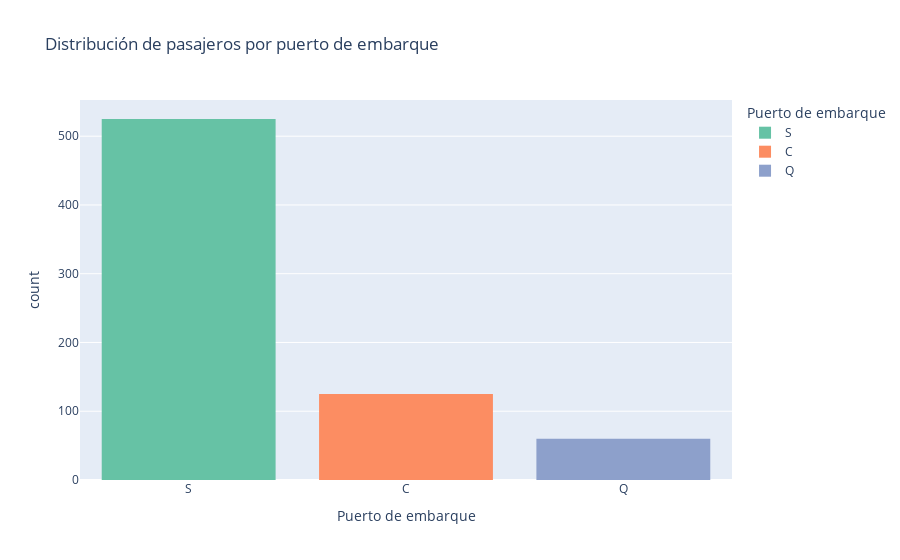

Notebook code for this chart:
### Code cell
# Mostrar conteo de pasajeros por puerto de embarque
print('Pasajeros embarcados agrupados por puerto (C = Cherburgo, Q = Queenstown, S = Southampton):')
print(X_train['embarked'].value_counts())

# Crear gráfico de barras con Plotly
fig = px.histogram(
    X_train, 
    x='embarked', 
    color='embarked',
    title='Distribución de pasajeros por puerto de embarque',
    labels={'embarked': 'Puerto de embarque'},
    color_discrete_sequence=px.colors.qualitative.Set2
)

fig.show()

### Figure 1 — Plotly figure (JSON) as saved in the notebook; plotly's stock layout.template omitted (floating-point values rounded to 4 significant figures; data arrays with more than 128 entries replaced by an {"elided": "..."} marker saying what was removed)
{"data": [{"bingroup": "x", "hovertemplate": "Puerto de embarque=%{x}<br>count=%{y}<extra></extra>", "legendgroup": "S", "marker": {"color": "rgb(102,194,165)", "pattern": {"shape": ""}}, "name": "S", "orientation": "v", "showlegend": true, "type": "histogram", "x": {"elided": "525 str values"}, "xaxis": "x", "yaxis": "y"}, {"bingroup": "x", "hovertemplate": "Puerto de embarque=%{x}<br>count=%{y}<extra></extra>", "legendgroup": "C", "marker": {"color": "rgb(252,141,98)", "pattern": {"shape": ""}}, "name": "C", "orientation": "v", "showlegend": true, "type": "histogram", "x": ["C", "C", "C", "C", "C", "C", "C", "C", "C", "C", "C", "C", "C", "C", "C", "C", "C", "C", "C", "C", "C", "C", "C", "C", "C", "C", "C", "C", "C", "C", "C", "C", "C", "C", "C", "C", "C", "C", "C", "C", "C", "C", "C", "C", "C", "C", "C", "C", "C", "C", "C", "C", "C", "C", "C", "C", "C", "C", "C", "C", "C", "C", "C", "C", "C", "C", "C", "C", "C", "C", "C", "C", "C", "C", "C", "C", "C", "C", "C", "C", "C", "C", "C", "C", "C", "C", "C", "C", "C", "C", "C", "C", "C", "C", "C", "C", "C", "C", "C", "C", "C", "C", "C", "C", "C", "C", "C", "C", "C", "C", "C", "C", "C", "C", "C", "C", "C", "C", "C", "C", "C", "C", "C", "C", "C"], "xaxis": "x", "yaxis": "y"}, {"bingroup": "x", "hovertemplate": "Puerto de embarque=%{x}<br>count=%{y}<extra></extra>", "legendgroup": "Q", "marker": {"color": "rgb(141,160,203)", "pattern": {"shape": ""}}, "name": "Q", "orientation": "v", "showlegend": true, "type": "histogram", "x": ["Q", "Q", "Q", "Q", "Q", "Q", "Q", "Q", "Q", "Q", "Q", "Q", "Q", "Q", "Q", "Q", "Q", "Q", "Q", "Q", "Q", "Q", "Q", "Q", "Q", "Q", "Q", "Q", "Q", "Q", "Q", "Q", "Q", "Q", "Q", "Q", "Q", "Q", "Q", "Q", "Q", "Q", "Q", "Q", "Q", "Q", "Q", "Q", "Q", "Q", "Q", "Q", "Q", "Q", "Q", "Q", "Q", "Q", "Q", "Q"], "xaxis": "x", "yaxis": "y"}], "layout": {"barmode": "relative", "legend": {"title": {"text": "Puerto de embarque"}, "tracegroupgap": 0}, "title": {"text": "Distribución de pasajeros por puerto de embarque"}, "xaxis": {"anchor": "y", "categoryarray": ["S", "C", "Q", null], "categoryorder": "array", "domain": [0, 1], "title": {"text": "Puerto de embarque"}}, "yaxis": {"anchor": "x", "domain": [0, 1], "title": {"text": "count"}}}}
